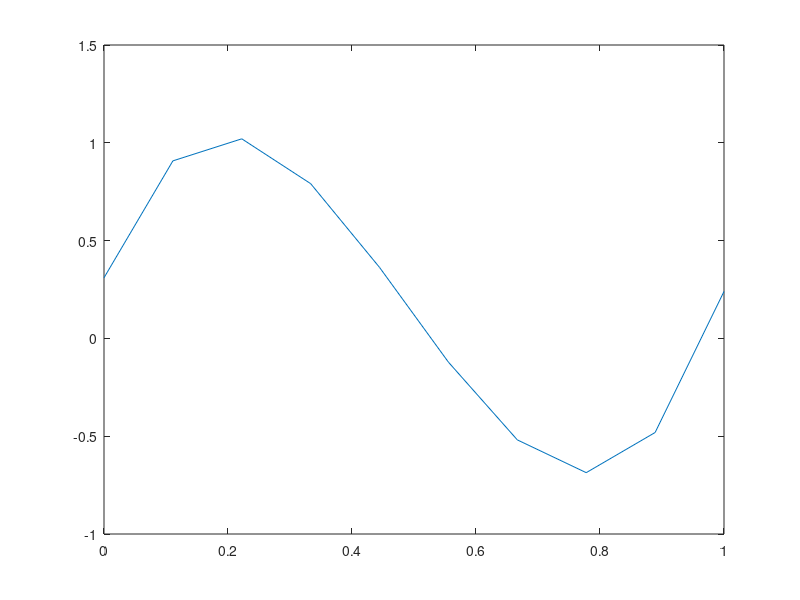

Recreate this plot in MATLAB. (Note: this script raises an error after producing the figure.)
clc, clear, close;
f = @(x) sin(2*pi*x);
N = 10;

M = 3;

x = linspace(0, 1, N)';

% Create a Guassian distribution for add some noise to data
std = .3;
variance = std^2;
gaussian = 1/(2*pi*variance)^.5 * exp(-(1/2*variance)*(x-mean(x)).^2);
% Evaluate target vector adding some noise
t = f(x) .* normrnd(0, 0.3, 10, 1);

x_power = (0:M-1)';
% Derivada de  @(w) w(1) + w(2)*x + w(3)*x.^2 + w(4)*x.^3;
p = @(w) w(1) + w(2)*x + w(3)*x.^2 + w(4)*x.^3;
pd = @(w) 1 + w(2) + 2*w(3)*x + 3*w(4)*x.^2;

w = [0.31 7.99 -25.43 17.37];
figure,
% plot(x, p([0.31 7.99 -25.43 17.37]))
plot(x, p(w))

% % syms w
% w = -10:10;
% diff(p(w));
% % 
% % w = 1:10;
% % 
% figure,
% plot(1:9, diff(p(w))),
% grid

syms w0
syms w1
e = @(w0, w1) .5 * sum(((w0 + w1*x) -t).^2)
ed = matlabFunction(diff(e(w0, w1)))

s = -10:.1:10;
figure,
plot(s, ed(s)),
grid;

p = @(w) .5 * ((w-0)^2 + (w-0.8490)^2 + (w-1.3051)^2 + (w-1.1502)^2 + (w-0.4548)^2 + (w-(-0.4548))^2 + (w-(-1.1502))^2 + (w-(-1.3051))^2 + (w-(0.8490))^2 + (w-(-0.0000))^2 );

count = 1;
for i=-10:.1:10
   Y(count) = p(i);
   count = count+1;
end

figure,
plot(s, Y),
grid;

p = @(w) .5 * ((w-0).^2 + (w-0.8490).^2 + (w-1.3051).^2 + (w-1.1502).^2 + (w-0.4548).^2 + (w-(-0.4548)).^2 + (w-(-1.1502)).^2 + (w-(-1.3051)).^2 + (w-(0.8490)).^2 + (w-(-0.0000)).^2);
figure,
plot(s, p(s)),
grid;

s = -10:.1:10;
syms w
pd = matlabFunction(diff(p(w)))

x1 = 0.20;
tol = .5e-12;
kmax = 10000;
[x, ERel, k] = newtonraphson(pd, x1, tol, kmax)

% p2 = @(w0, w1) .5 * (((w0 + w1 * 0) -0).^2 + ((w0 + w1 * 0.1111)-0.8490).^2 + ((w0 + w1 * 0.2222)-1.3051).^2 + ...
%     ((w0 + w1 * 0.3333)-1.1502).^2 + ((w0 + w1 * 0.4444)-0.4548).^2 + ((w0 + w1 * 0.5556) ...
%     -(-0.4548)).^2 + ((w0 + w1 * 0.6667)-(-1.1502)).^2 + ((w0 + w1 * 0.7778)-(-1.3051)).^2 + ...
%     ((w0 + w1 * 0.8889)-(0.8490)).^2 + ((w0 + w1 * 1.0000)-(-0.0000)).^2);
% figure,
% plot(s, p2(s)),
% grid;
% 
% syms w0
% 
% x1 = 0.20;
% tol = .5e-12;
% kmax = 10000;
% [x, ERel, k] = newtonraphson(pd, x1, tol, kmax)